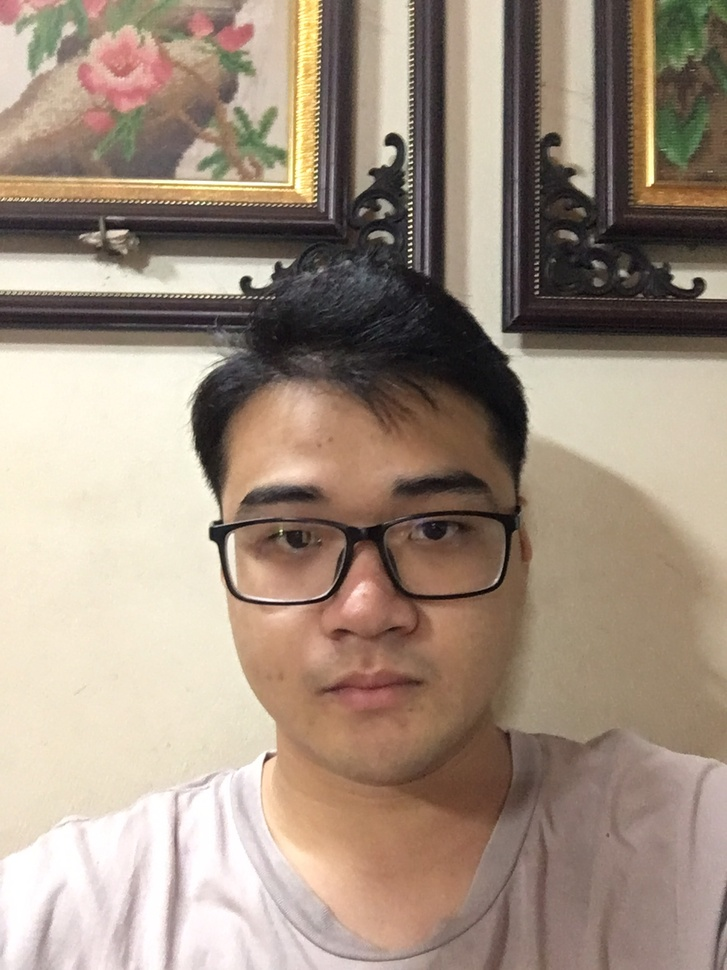
#> input picture detection_face/binhthuong.jpg, 727 x 970 px, shrunk from 1920 x 2560 before the run
$ python read_image.py
#> lines starting #> are read from the running program, lines starting #| are printed output that depends on the picture; after the words box and inside, x2 and y2 are one past the last pixel; in counts of white or black regions, pixels touching at a corner belong together
# Python code to read image
import cv2

faceDetect=cv2.CascadeClassifier('haarcascade_frontalface_default.xml');

id=0
#set text style
fontface = cv2.FONT_HERSHEY_SIMPLEX
fontscale = 1
fontcolor = (0,255,0)
fontcolor1 = (0,0,255)

img = cv2.imread("binhthuong.jpg")
#> img is the input picture: shape (970, 727, 3); mean B, G, R 127.8, 143.5, 161.1
print(img.shape)
#| (970, 727, 3)

gray=cv2.cvtColor(img,cv2.COLOR_BGR2GRAY)
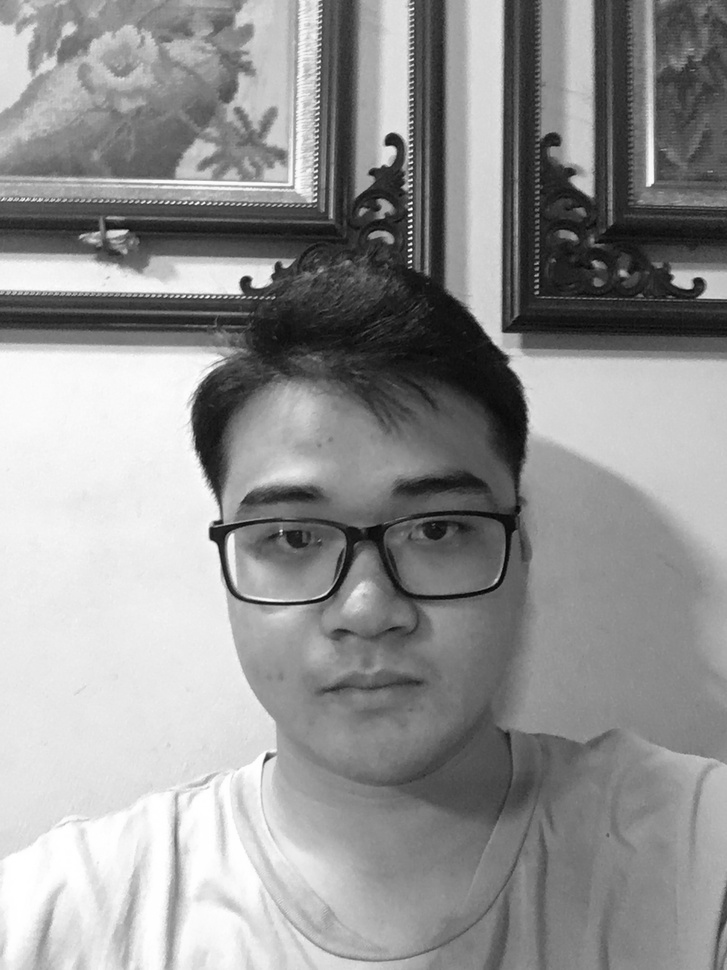
#> gray: shape (970, 727); min 3, max 255, mean 147

    # Phát hiện các khuôn mặt trong ảnh camera
faces=faceDetect.detectMultiScale(gray,1.3,5)
#> faces = [[171, 367, 411, 411]]

for(x,y,w,h) in faces:
        cv2.rectangle(img,(x,y),(x+w,y+h),(21,50,82),2)
#> this loop made 1 pass
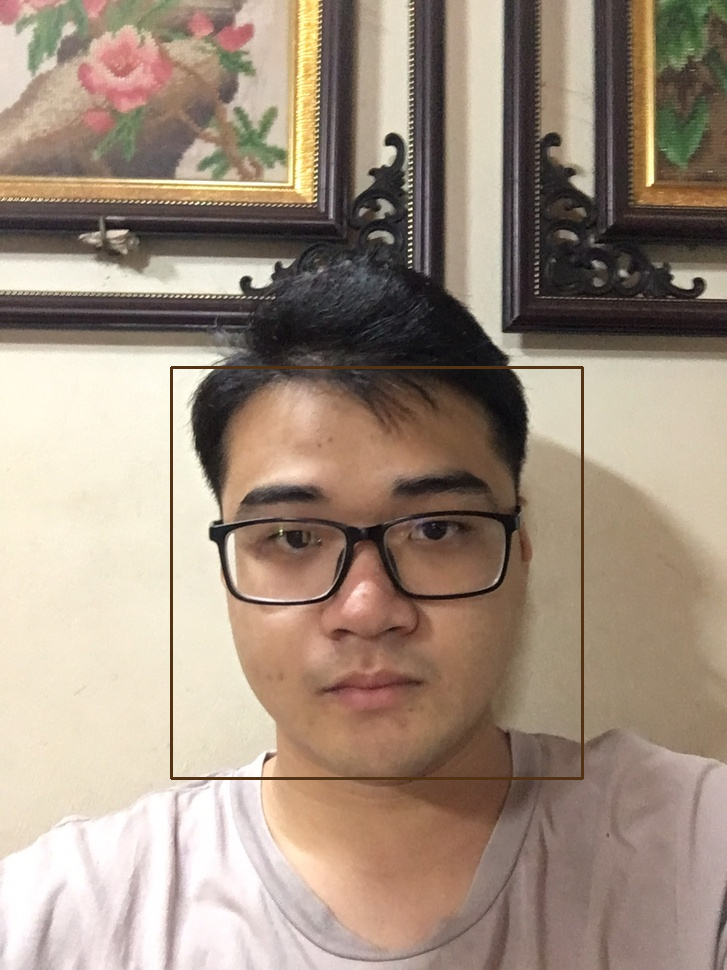
#> img: shape (970, 727, 3); 0.7% of pixels changed, all inside (x1, y1, x2, y2) = (170, 366, 584, 780)


cv2.imshow("image", img)
cv2.imwrite('dat.jpg', img)

# To hold the window user close it.
cv2.waitKey(0)

cv2.destroyAllWindows()
